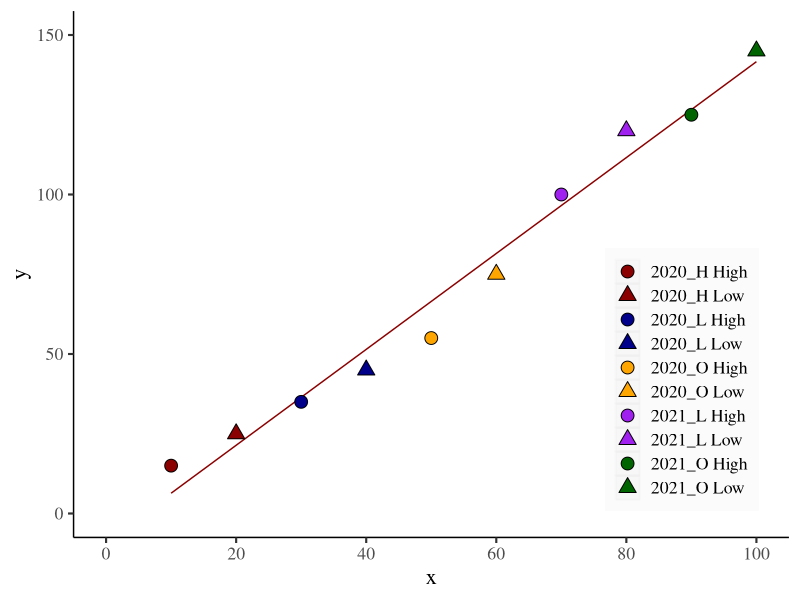

Recreate this plot in R.
## ---- chunk 1
library(ggplot2)
dataA <- data.frame(
  population=rep(c("High", "Low"), time=5),
  year=rep(c("2020_H","2020_L","2020_O","2021_L","2021_O"), each=2),
  x=c(10,20,30,40,50,60,70,80,90,100),
  y=c(15,25,35,45,55,75,100,120,125,145)
)
dataA$group <- paste(dataA$year,dataA$population, sep=" ")

colors <- c("Dark red","Dark blue", "Orange", "purple", "dark green")
shapes <- c(21,24)

ggplot(data=dataA, aes(x=x, y=y))+
  stat_smooth(method='lm', linetype=1, se=FALSE, formula=y~x, linewidth=0.5,
              color="darkred") +
  geom_point(aes(fill=group, shape=group), size=4) +
  scale_fill_manual(values= rep(colors,each=2),
                    labels = dataA$group,
                    name= "Year & Pop.") +
  scale_shape_manual(values= rep(shapes, 5),
                     labels = dataA$group,
                     name= "Year & Pop.") +
  scale_x_continuous(breaks=seq(0,100,20),limits=c(0,100)) +
  scale_y_continuous(breaks=seq(0,150,50),limits=c(0,150)) +
  # guides(shape="none") +
  theme_classic(base_size=16, base_family="serif")+
  theme(legend.position=c(0.85, 0.3),
        legend.title=element_blank(),
        legend.key=element_rect(color=alpha("grey",.05), fill=alpha("grey",.05)),
        legend.background= element_rect(fill=alpha("grey",.05)),
        axis.line=element_line(linewidth=0.5, colour="black"))
